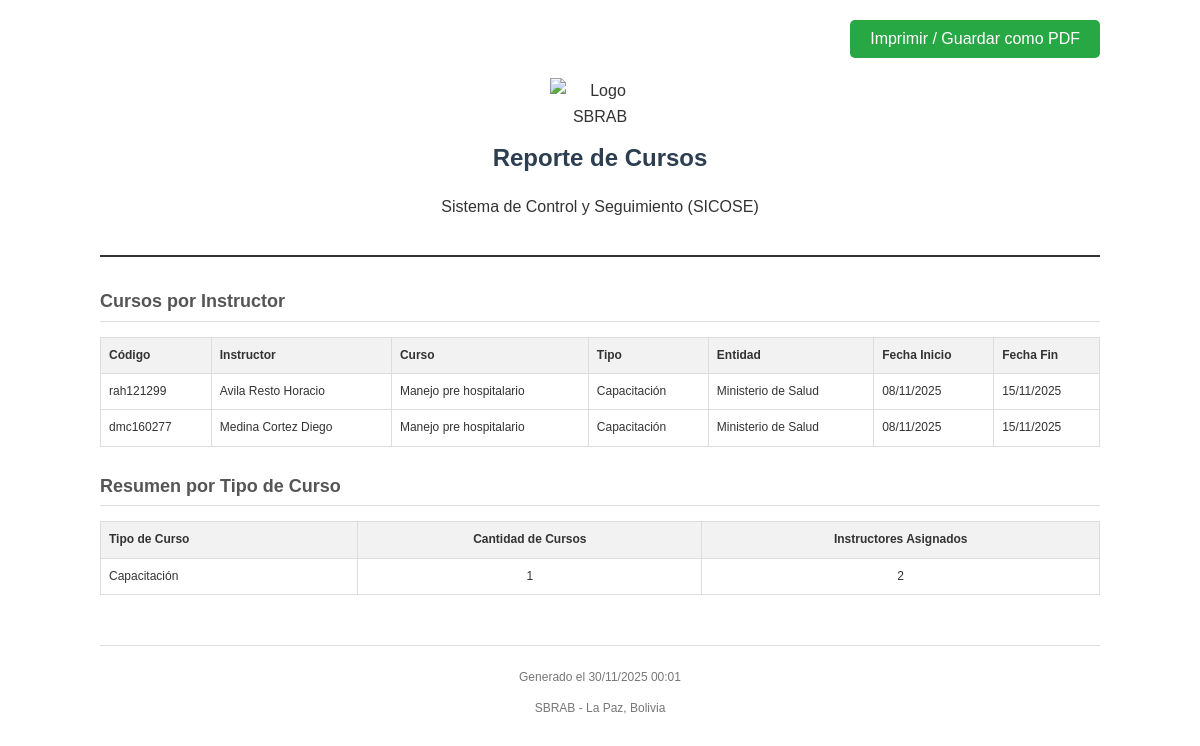
/generar_reporte_cursos.php, run on the app's committed database.
### tables this page shows
CREATE TABLE instructores (
    id INTEGER PRIMARY KEY AUTOINCREMENT,
    codigo TEXT NOT NULL UNIQUE,
    grado TEXT NOT NULL,
    nombres TEXT NOT NULL,
    apellido_paterno TEXT NOT NULL,
    apellido_materno TEXT NOT NULL,
    cedula TEXT NOT NULL,
    fecha_nacimiento DATE NOT NULL,
    especialidad TEXT NOT NULL,
    estado TEXT NOT NULL
);

CREATE TABLE cursos (
            id INTEGER PRIMARY KEY AUTOINCREMENT,
            tipo TEXT NOT NULL,
            entidad TEXT NOT NULL,
            nombre TEXT NOT NULL,
            fecha_inicio DATE NOT NULL,
            fecha_fin DATE NOT NULL,
            observaciones TEXT
        );

### generar_reporte_cursos.php (the view, shortened to what this page needs)
<?php
require_once 'data/db.php';
$params = [];
$sql = "
    SELECT
        i.codigo,
        i.nombres,
        i.apellido_paterno,
        i.apellido_materno,
        c.nombre as curso_nombre,
        c.tipo,
        c.entidad,
        c.fecha_inicio,
        c.fecha_fin,
        c.observaciones
    FROM instructor_cursos ic
    INNER JOIN instructores i ON ic.instructor_id = i.id
    INNER JOIN cursos c ON ic.curso_id = c.id
";
$sql .= " ORDER BY i.apellido_paterno ASC, c.fecha_inicio DESC";
try {
    $stmt = $pdo->prepare($sql);
    $stmt->execute($params);
    $cursos = $stmt->fetchAll(PDO::FETCH_ASSOC);
} catch (PDOException $e) {
    die("Error al cargar datos: " . $e->getMessage());
}
try {
    $sqlResumen = "
        SELECT
            c.tipo,
            COUNT(DISTINCT c.id) as total_cursos,
            COUNT(DISTINCT ic.instructor_id) as total_instructores
        FROM cursos c
        LEFT JOIN instructor_cursos ic ON c.id = ic.curso_id
        GROUP BY c.tipo
        ORDER BY total_cursos DESC
    ";
    $stmtResumen = $pdo->query($sqlResumen);
    $resumen = $stmtResumen->fetchAll(PDO::FETCH_ASSOC);
} catch (PDOException $e) {
    $resumen = [];
}
?>
<!DOCTYPE html>
<html lang="es">
<head>
</head>
<body>
    <div class="no-print" style="text-align: right;">
        <button onclick="window.print()" class="btn-print">Imprimir / Guardar como PDF</button>
    </div>
    <div class="header">
        <img src="../images/sbrab_escudo.png" alt="Logo SBRAB" class="logo">
        <h1>Reporte de Cursos</h1>
        <p>Sistema de Control y Seguimiento (SICOSE)</p>
    </div>
    <div class="section">
        <h2>Cursos por Instructor</h2>
        <table>
            <thead>
                <tr>
                    <th>Código</th>
                    <th>Instructor</th>
                    <th>Curso</th>
                    <th>Tipo</th>
                    <th>Entidad</th>
                    <th>Fecha Inicio</th>
                    <th>Fecha Fin</th>
                </tr>
            </thead>
            <tbody>
                <?php if (count($cursos) > 0): ?>
                    <?php foreach ($cursos as $row): ?>
                        <tr>
                            <td><?= htmlspecialchars($row['codigo']) ?></td>
                            <td><?= htmlspecialchars($row['apellido_paterno'] . ' ' . $row['apellido_materno'] . ' ' . $row['nombres']) ?></td>
                            <td><?= htmlspecialchars($row['curso_nombre']) ?></td>
                            <td><?= htmlspecialchars($row['tipo']) ?></td>
                            <td><?= htmlspecialchars($row['entidad']) ?></td>
                            <td><?= date('d/m/Y', strtotime($row['fecha_inicio'])) ?></td>
                            <td><?= date('d/m/Y', strtotime($row['fecha_fin'])) ?></td>
                        </tr>
                    <?php endforeach; ?>
                <?php else: ?>
                    <tr>
                        <td colspan="7" style="text-align:center;">No se encontraron resultados</td>
                    </tr>
                <?php endif; ?>
            </tbody>
        </table>
    </div>
    <div class="section">
        <h2>Resumen por Tipo de Curso</h2>
        <table>
            <thead>
                <tr>
                    <th>Tipo de Curso</th>
                    <th style="text-align:center;">Cantidad de Cursos</th>
                    <th style="text-align:center;">Instructores Asignados</th>
                </tr>
            </thead>
            <tbody>
                <?php if (count($resumen) > 0): ?>
                    <?php foreach ($resumen as $row): ?>
                        <tr>
                            <td><?= htmlspecialchars($row['tipo']) ?></td>
                            <td style="text-align:center;"><?= $row['total_cursos'] ?></td>
                            <td style="text-align:center;"><?= $row['total_instructores'] ?></td>
                        </tr>
                    <?php endforeach; ?>
                <?php else: ?>
                    <tr>
                        <td colspan="3" style="text-align:center;">No hay datos disponibles</td>
                    </tr>
                <?php endif; ?>
            </tbody>
        </table>
    </div>
    <div class="footer">
        <p>Generado el <?= date('d/m/Y H:i') ?></p>
        <p>SBRAB - La Paz, Bolivia</p>
    </div>
</body>
</html>

### generar_reporte_cursos.php (style rules this page uses)
body { font-family: Arial, sans-serif; line-height: 1.6; color: #333; max-width: 1000px; margin: 0 auto; padding: 20px; }
.header { text-align: center; margin-bottom: 30px; border-bottom: 2px solid #333; padding-bottom: 20px; }
.logo { max-width: 100px; margin-bottom: 10px; }
h1 { margin: 0; font-size: 24px; color: #2c3e50; }
h2 { font-size: 18px; color: #555; border-bottom: 1px solid #ddd; padding-bottom: 5px; margin-top: 25px; }
table { width: 100%; border-collapse: collapse; margin-top: 15px; margin-bottom: 20px; }
th, td { border: 1px solid #ddd; padding: 8px; text-align: left; font-size: 12px; }
th { background-color: #f2f2f2; font-weight: bold; }
.footer { margin-top: 50px; text-align: center; font-size: 12px; color: #777; border-top: 1px solid #ddd; padding-top: 10px; }
.btn-print { display: inline-block; background-color: #28a745; color: white; padding: 10px 20px; text-decoration: none; border-radius: 5px; margin-bottom: 20px; cursor: pointer; border: none; font-size: 16px; }

### data on the page
instructores: codigo "rah121299", apellido_paterno+apellido_materno+nombres "Avila Resto Horacio", cursos.nombre "Manejo pre hospitalario", cursos.tipo "Capacitación", cursos.entidad "Ministerio de Salud", cursos.fecha_inicio "08/11/2025", cursos.fecha_fin "15/11/2025"
instructores: codigo "dmc160277", apellido_paterno+apellido_materno+nombres "Medina Cortez Diego", cursos.nombre "Manejo pre hospitalario", cursos.tipo "Capacitación", cursos.entidad "Ministerio de Salud", cursos.fecha_inicio "08/11/2025", cursos.fecha_fin "15/11/2025"

### other printed values
$row['tipo'] "Capacitación"
$row['total_cursos'] "1"
$row['total_instructores'] "2"
